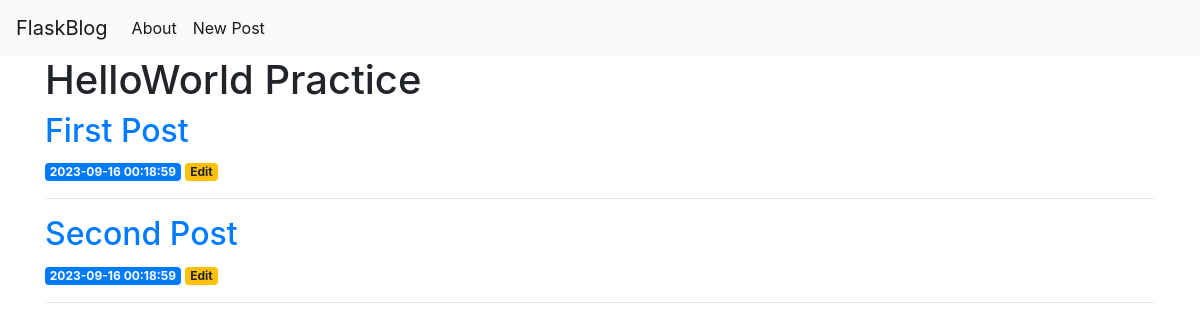
The app's page /, older data.
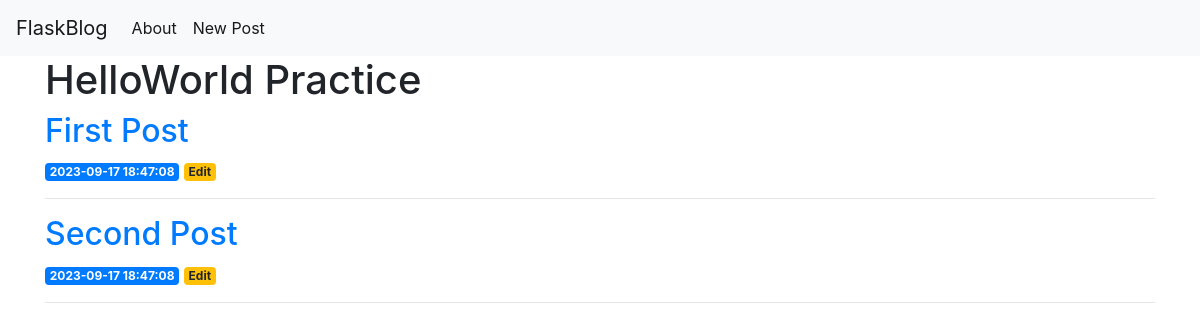
The same page, newer data.
### tables this page shows
CREATE TABLE posts (
    id INTEGER PRIMARY KEY AUTOINCREMENT,
    created TIMESTAMP NOT NULL DEFAULT CURRENT_TIMESTAMP,
    title TEXT NOT NULL,
    content TEXT NOT NULL
);

### app.py (the view)
@app.route('/')
def index():
    conn = get_db_connection()
    posts = conn.execute('SELECT * FROM posts').fetchall()
    conn.close()
    return render_template("index.html", posts=posts)

### app.py (called while the page is built)
def get_db_connection():
    conn = sqlite3.connect('database.db')
    conn.row_factory = sqlite3.Row
    return conn

### templates/index.html
{% extends 'base.html' %}
{% block content %}
    <h1>  {% block title%} HelloWorld Practice {% endblock %}</h1>
    {% for post in posts %}
        <a href="{{ url_for('post', post_id=post['id']) }}">
            <h2>{{ post['title']}}</h2>
        </a>
        <span class="badge badge-primary">{{ post['created'] }}</span>
        <a href="{{ url_for('edit', id=post['id']) }}">
            <span class="badge badge-warning">Edit</span>
        </a>
        <hr>
    {% endfor %}
{% endblock  %}

Row changes from the older to the newer data that the page shows:
changed posts "First Post": created "2023-09-16 00:18:59" → "2023-09-17 18:47:08"
changed posts "Second Post": created "2023-09-16 00:18:59" → "2023-09-17 18:47:08"
